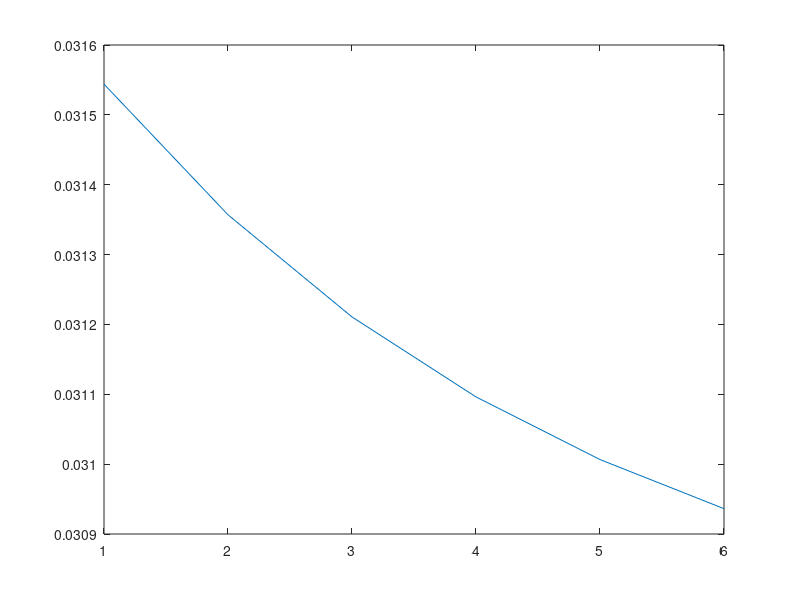

MATLAB code to generate this figure:
%% Questions 3a - Testshooting                  %%
clc;
clear all;
close all;

% Numerical parameters
eps=0.01;     % test shooting
delta=0.031;   % cutoff for optimization
gamma=0.1;    % descent step size

n=3; T=1; dt=0.01;
x0=zeros(n,1);   % initial condition
lambda0=[0.1;0.1;0.1]; % initial lambda0 guess

G=100;
G_STOR = [];

while (G>delta);
    t=0;
    X=[]; X=[X,x0];
    Lambda=[]; Lambda=[Lambda,lambda0];
    
    % Run the test shooting
    for i=1:n;
        ei=zeros(n,1); ei(i)=1;
        X=[X,x0];
        Lambda=[Lambda,lambda0+eps.*ei];
    end;

    % Solve for lambda0 as well as for the perturbed
    % initial conditions
    while(t<=T); 
        for i=1:n+1; % Position 1 is the nominal system 
            x=X(:,i);
            lambda=Lambda(:,i);
            
            u1=lambda(3)*x(2) - lambda(1);
            u2=-lambda(3)*x(1) - lambda(2);
                        
            dx=[u1;u2;(x(1)*u2-x(2)*u1)];            
            dlambda=[(x(1)*lambda(3)^2 + lambda(3)*lambda(2));
                     (x(2)*lambda(3)^2 - lambda(3)*lambda(1));
                     0];
            
            x=x+dt.*dx;
            lambda=lambda+dt.*dlambda;
            X(:,i)=x;
            Lambda(:,i)=lambda;
        end;
        t=t+dt;
    end;

    %Compute the gradient dg/dlambda0
    G=(lambda(1)^2+lambda(2)^2+(lambda(3)+2*x(3))^2);
    dG=[];
    for i=2:n+1;
        lambda=Lambda(:,i); x=X(:,i);
        Gi=(lambda(1)^2+lambda(2)^2+(lambda(3)+2*x(3))^2);
        dG=[dG,(Gi-G)/eps];
    end;

    % gradient descent: variable step-size
    lambda0=lambda0-gamma.*dG';
    G_STOR = [G_STOR G];
end;
plot(G_STOR);
    